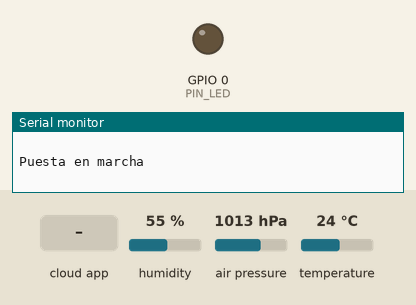
Recording of a program running on a simulated ESP8266 (NodeMCU). On the bench: output pins drawn as LEDs (lit = HIGH), the last lines printed to the serial monitor. The test bench sets the inputs (shaded band); at power-on: humidity 55 %, air pressure 1013 hPa, temperature 24 °C.

Above: at 2.2 s.
2.3 s: the phone or cloud app sets Temp_Lim to 0
At 12.4 s:
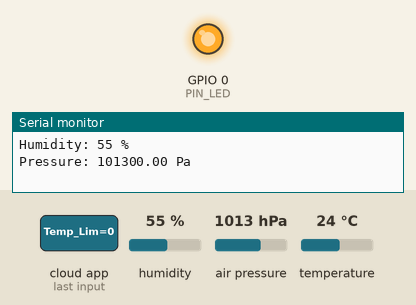
Timing chart, 0 to 13.9 s (numbered marks = the images above; inputs shaded):
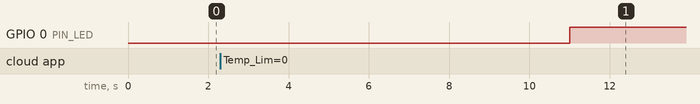

The program:

main.cpp
```cpp
//#define _DEBUG_
#include <Arduino.h>

#include <ESP8266WiFi.h>       // Librería de conexión WiFi del módulo ESP8266
#include <ThingerESP8266.h>    // Librería de la plataforma thinger.io

#include "Seeed_BME280.h"      // Librería para el sensor BME280
#include <Wire.h>              // Para usar el I2C

// Parámetros de la conexión con thinger.io
#define usuario "***********"
#define device_Id "***********"
#define device_credentials "***********"

ThingerESP8266 thing(usuario, device_Id, device_credentials);

// Parámetros de conexión WiFi
const char WiFi_ssid[]="***********";            // Nombre de red WiFi
const char WiFi_password[]="***********";  // Password de red WiFi

// Led indicador de funcionamiento
#define PIN_LED 0

// Declaración de variables
BME280 bme280;
float presion;
float presionhPa;
float temperatura;
int humedad;

// Variables de tiempo
unsigned long currentMillis;
unsigned long previousMillis_medir = 0;
unsigned long previousMillis_aviso = 0;
unsigned long interval_medir = 0;
unsigned long interval_aviso = 0;

// Para indicar si ya se realizo un aviso y no volver a hacerlo
bool Est_Aviso = true;
byte Temp_Limite = 25;

// Función para leer los datos del sensor
void Leer_bme280(){

  // Obtener y mostrar la temperatura
  Serial.print("Temp: ");
  Serial.print(temperatura = bme280.getTemperature());
  Serial.println(" ºC");

  // Obtener y mostrar la humedad
  Serial.print("Humidity: ");
  Serial.print(humedad = bme280.getHumidity());
  Serial.println(" %");

  // Obtener y mostrar la presión
  Serial.print("Pressure: ");
  Serial.print(presion = bme280.getPressure());
  Serial.println(" Pa");

  if (temperatura < Temp_Limite){
    Est_Aviso = true;
    Serial.println("Avisos ON");
  }

  Serial.println(" ");

}

void setup() {
    // Abrimos la comunicación serie y espero a que el puerto se abra:
    delay(1000);
    Serial.begin(9600);

    if(!bme280.init()){
      Serial.println("Error en el dispositivo!");
    }

    // Salida
    pinMode(PIN_LED, OUTPUT);
    // Estado iniciale
    digitalWrite(PIN_LED, LOW);

    // Inicialización de la WiFi para comunicarse con la API
    thing.add_wifi(WiFi_ssid, WiFi_password);
    Serial.println(" ");
    Serial.println("Puesta en marcha");
    Serial.println(" ");

    // ----------------------------------------
    // Creamos los recursos DE SALIDA para la API
    // ----------------------------------------
    thing["bme280"] >> [](pson & out) {
      out["bme280_temperatura"] = temperatura;
      out["bme280_humedad"] = humedad;
      out["bme280_presion"] = presion/100;   // En hectopascales
    };

    // ----------------------------------------
    // Creamos los recursos DE ENTRADA para la API
    // ----------------------------------------
    thing["Temp_Lim"] << inputValue(Temp_Limite, {
    // se ejecuta cuando el valor cambia execute some code when the value change
    Serial.print("El valor de Temp_Limite a cambiado desde thingerio a: ");
    Serial.println(Temp_Limite);
    });

    // Temporizaciones para medir y para enviar avisos
    interval_medir= 10*1000; // 10 segundos
    interval_aviso= 60*1000; // 60 segundos

    // Primer estado
    previousMillis_medir = millis();
    previousMillis_aviso = millis();

}

void loop() {

  thing.handle();

  // Leer los datos del sensor cada Var_inter_medir, en este caso cada 10 segundos
  currentMillis = millis();

  // Temporizacion para las medidas de datos
  if(currentMillis - previousMillis_medir > interval_medir) {
    previousMillis_medir = currentMillis;
    //interval_medir = Var_inter_medir*1000;
    digitalWrite(PIN_LED, !digitalRead(PIN_LED));
    Leer_bme280();
    thing.stream(thing["bme280"]);
  }


  // Temporizacion para el aviso
  if(currentMillis - previousMillis_aviso > interval_aviso) {
    previousMillis_aviso = currentMillis;

    // Si la temperatura es mayor de Temp_Limite y no se ha enviado aviso, envio email
    // Dejo de enviar Emails hasta que la temperatura baje de Temp_Limite
    if (temperatura>Temp_Limite && Est_Aviso == true){
      Serial.println("Envío Email!");
      pson data;
      data["temperature"] = temperatura;
      thing.call_endpoint("high_temp_email", data);

      Est_Aviso = false;
      Serial.println("Avisos OFF");
      Serial.println(" ");
    }
  }
}
```
